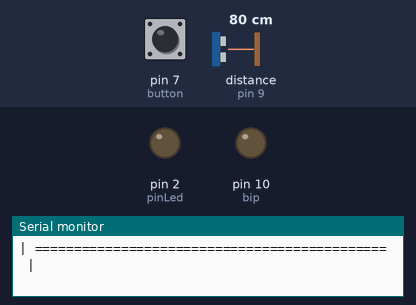
Bench run of a sketch on a simulated Arduino Uno, built with avr-gcc and run on an emulated ATmega328P. On the bench: output pins drawn as LEDs (lit = HIGH), the last lines printed to the serial monitor. Dashed ring = blinking. The inputs (shaded band) are chosen by the test bench; at power-on: pin 7 (button) HIGH, distance to the obstacle (sensor on pin 9) 80 cm. The echo pulse lasts 58.3 µs per cm.

Above: at 1.2 s.
1.3 s: pin 7 (button) pulled LOW for 3.2 s
At 2.45 s:
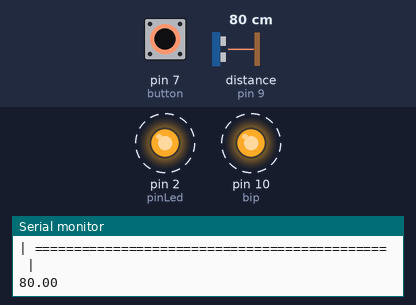
Timing chart, 0 to 5.1 s (numbered marks = the images above; inputs shaded):
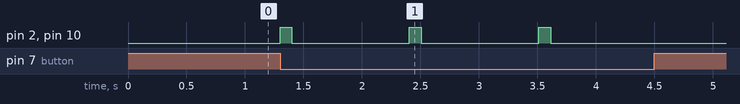

Measured:
- after the input at 1.3 s, pin 2 (pinLed), pin 10 (bip): alternates HIGH for 0.10 s and LOW for 1.0 s, 6 changes in all, then stays LOW, starting at once

The sketch:

regua.ino
```cpp
#include <HCSR04.h>

// DEFINIÇÕES DE PINOS
#define pinTrig 8
#define pinEcho 9
#define pinLed  2
#define button 7
#define bip 10
#define DEBUG

HCSR04 sensorHCSR04(pinTrig,pinEcho);

void setup() {

  pinMode(button, INPUT_PULLUP);
  pinMode(pinLed, OUTPUT);
  pinMode(bip, OUTPUT);

  #ifdef DEBUG
    Serial.begin(9600);
    Serial.println(F("| ============================================= |"));
    Serial.println(F("| ==============Régua do Claudão=============== |"));
    Serial.println(F("| ============================================= |"));
  #endif

}

void loop() {
  float dist;

   if(digitalRead(button) == LOW){

      digitalWrite(pinLed, HIGH);
      digitalWrite(bip, HIGH);
      delay(100);
      digitalWrite(pinLed, LOW);
      digitalWrite(bip, LOW);
      dist = sensorHCSR04.dist();
      Serial.println(dist);
      delay(1000);
   }


}
```
